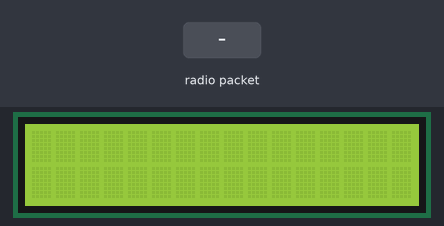
A sketch run on a simulated Arduino Uno, built with avr-gcc and run on an emulated ATmega328P. Shown: 16×2 character LCD. Inputs (shaded band) come from the test bench. No radio packets arrive unless stated; what the sketch prints to the serial monitor is not drawn.

Above: at 1.2 s.
1.3 s: radio packet "0" arrives
At 2.3 s:
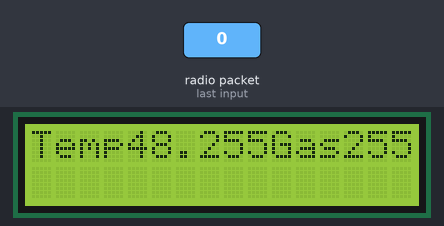
2.8 s: radio packet "1" arrives
4.3 s: radio packet "2" arrives
At 5.8 s:
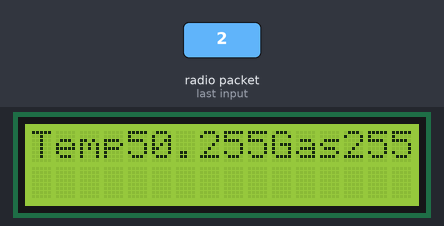
Timing chart, 0 to 7.3 s (numbered marks = the images above; inputs shaded):
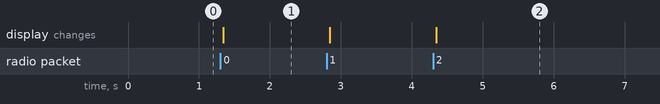

The sketch:

Receiver_Box_Code.ino
```cpp
#include <SPI.h>
#include <LoRa.h>
#include <Wire.h>
#include <LiquidCrystal_I2C.h>

LiquidCrystal_I2C lcd(0x27, 16, 2);

String incoming;

byte temp;
byte dectemp;
byte detect1;
byte detect2;
byte detect3;
byte gasdetect;
byte incomingLength;


void setup() {
  lcd.init();
  lcd.backlight();
  lcd.setCursor(0, 0);
  Serial.begin(9600);
  while (!Serial);
  Serial.println("LoRa Receiver");
  if (!LoRa.begin(433E6)) {
    Serial.println("Starting LoRa failed!");
    while (1);
  }
}

void loop() {
  /* int packetSize = LoRa.parsePacket();
    if (packetSize) {
     while (LoRa.available()) {
       incoming = (char)LoRa.read();
       Serial.print(incoming);
       lcd.print(incoming);
     }
     Serial.print("' with RSSI ");
     Serial.println(LoRa.packetRssi());
    }*/
  int packetSize = LoRa.parsePacket();
  if (packetSize == 0) return;
  temp = LoRa.read();
  dectemp = LoRa.read();
  detect1 = LoRa.read();
  detect2 = LoRa.read();
  detect3 = LoRa.read();
  gasdetect = LoRa.read();
  /*if (incomingLength != incoming.length()) {
    Serial.println("error: message length does not match length");
    return;
    }*/
  Serial.println("Temperature: " + String(temp) + "." + String(dectemp));
  Serial.println("Motion Detect 1: " + String(detect1));
  Serial.println("Motion Detect 2: " + String(detect2));
  Serial.println("Motion Detect 3: " + String(detect3));

  if (String (detect1) == "0" && String (detect2) == "0" && String (detect3) == "0") {
    lcd.setCursor(0, 1);
    lcd.print("No Motion Detect");
  } else if (String (detect1) == "1" || String (detect2) == "0" || String (detect3) == "0") {
    lcd.clear();
    lcd.setCursor(0, 1);
    lcd.print("Motion Detect");
  }
  else if (String (detect1) == "0" || String (detect2) == "1" || String (detect3) == "0") {
    lcd.clear();
    lcd.setCursor(0, 1);
    lcd.print("Motion Detect");
  }
  else if (String (detect1) == "0" || String (detect2) == "0" || String (detect3) == "1"){
    lcd.clear();
    lcd.setCursor(0, 1);
    lcd.print("Motion Detect");
  }
  lcd.setCursor(0,0);
  lcd.print("Temp" + String(temp) + "." + String(dectemp));
  lcd.setCursor(10,0);
  lcd.print("Gas"+ String(gasdetect));
  }
```

Measured:
- after the input at 1.3 s, the display: changes at once (image 1)
- after the input at 4.3 s, the display: changes at once (image 2)
